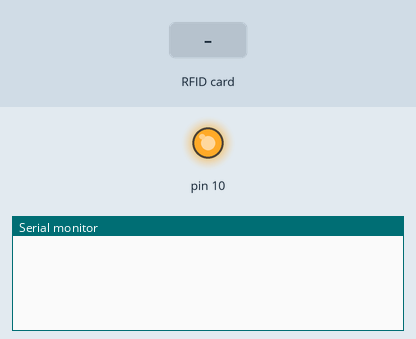
This sketch was run on a simulated Arduino Uno, built with avr-gcc and run on an emulated ATmega328P. Parts: output pins drawn as LEDs (lit = HIGH), the last lines printed to the serial monitor. Inputs (shaded band) come from the test bench. Pins used as bus, display or sensor lines are not drawn.

Above: at 1.2 s.
1.3 s: RFID card 6C BE D0 38 held to the reader
At 2.5 s:
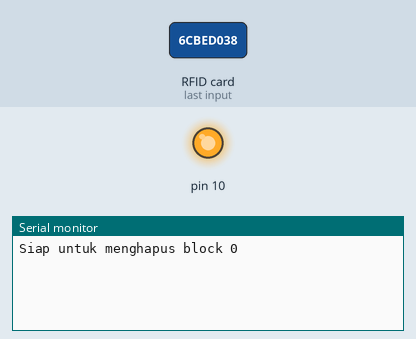
4.3 s: RFID card E5 1F CE 52 held to the reader
At 7.1 s:
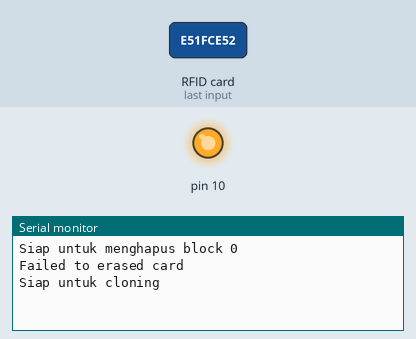
7.3 s: RFID card 5E 7A 19 C4 held to the reader
At 8.9 s:
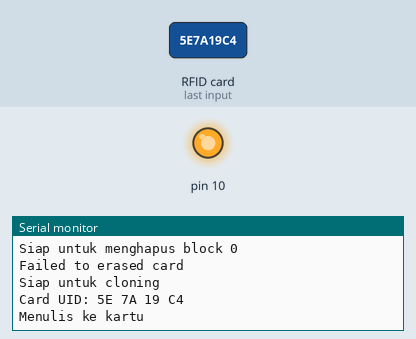

The sketch:

clone_erased.ino
```cpp
#include <SPI.h>
#include <MFRC522.h>

#define RST_PIN   5     // Tentukan PIN RST MFRC522
#define SS_PIN    4    // Tentukan PIN SS MFRC522
MFRC522 mfrc522(SS_PIN, RST_PIN);


boolean readyErased = false;
boolean readyClone = false;
byte cardErased[] = {0x6C, 0xBE, 0xD0, 0x38}; //Tentukan UID master kartu untuk proses hapus block
byte cardClone[] = {0xE5, 0x1F, 0xCE, 0x52}; //Tentukan UID master kartu untuk cloning kartu contoh UID kartu [E5 1F CE 52]
byte card[4];
byte cardNew[4];

MFRC522::MIFARE_Key key;

void setup() {
  Serial.begin(9600);
  SPI.begin();
  mfrc522.PCD_Init();
  pinMode(LED_BUILTIN, OUTPUT);

  // Key default FFFFFFFFFFFFh
  for (byte i = 0; i < 6; i++) {
    key.keyByte[i] = 0xFF;
  }

  digitalWrite(LED_BUILTIN, HIGH);
}

void loop() {
  if(readyErased){
    go_erased();
  }else if(readyClone){
    go_write();
  }else{
    go_read();
  }
}

void go_read(){
  if ( ! mfrc522.PICC_IsNewCardPresent() || ! mfrc522.PICC_ReadCardSerial() ) {
    return;
  }

  for (byte i = 0; i < 4; i++) {
    card[i] = mfrc522.uid.uidByte[i];
  }

  if(memcmp(card, cardErased, 4) == 0){
    readyErased = true;
    Serial.print(F("Siap untuk menghapus block 0"));
    Serial.println();
    delay(2000);
  } else if (memcmp(card, cardClone, 4) == 0){
    readyClone = true;
    Serial.print(F("Siap untuk cloning"));
    Serial.println();
    delay(2000);
  }else{
    digitalWrite(LED_BUILTIN, HIGH);
    for (byte i = 0; i < 4; i++) {
      cardNew[i] = mfrc522.uid.uidByte[i];
    }
    delay(500);
    digitalWrite(LED_BUILTIN, LOW);
  }
}

void go_write(){
  if ( ! mfrc522.PICC_IsNewCardPresent() || ! mfrc522.PICC_ReadCardSerial() ) {
    digitalWrite(LED_BUILTIN, HIGH);
    delay(1000);
    digitalWrite(LED_BUILTIN, LOW);
    delay(1000);
    return;
  }

  Serial.print(F("Card UID:"));
  for (byte i = 0; i < mfrc522.uid.size; i++) {
    Serial.print(mfrc522.uid.uidByte[i] < 0x10 ? " 0" : " ");
    Serial.print(mfrc522.uid.uidByte[i], HEX);
  }
  Serial.println();
  if ( mfrc522.MIFARE_SetUid(cardNew, (byte)4, true) ) {
    Serial.println(F("Menulis ke kartu "));
  }else{
    for (int i = 0; i < 8; i++) {
      digitalWrite(LED_BUILTIN, HIGH);
      delay(200);
      digitalWrite(LED_BUILTIN, LOW);
      delay(200);
    }
  }
  mfrc522.PICC_HaltA();
  digitalWrite(LED_BUILTIN, HIGH);
  delay(3000);
  readyClone = false;
}

// Fungsi ini di gunakan untuk mengapus kartu yang rusak karena kesalahan UID atau untuk menghapus block 0 dan akan di reset UID ke 1234
void go_erased(){
  if ( mfrc522.MIFARE_UnbrickUidSector(false) ) {
    Serial.println(F("Cleared sector 0, set UID to 1234"));
  }else{
    Serial.println(F("Failed to erased card"));
  }
  digitalWrite(LED_BUILTIN, HIGH);
  delay(3000);
  readyErased = false;
}
```

Measured:
- after the input at 1.3 s, the serial monitor: prints a new line at once (image 1)
- after the input at 4.3 s, the serial monitor: prints a new line after 2.0 s (image 2)
- after the input at 7.3 s, the serial monitor: prints a new line after 1.0 s (image 3)
